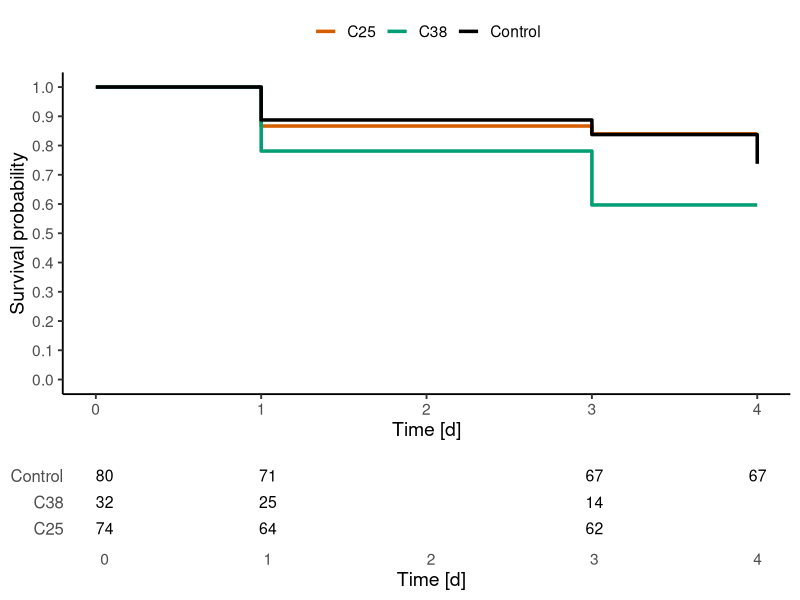

Reproduce this figure in R. (Note: this script raises an error after producing the figure.)
library(tidyverse)
library(survival)
library(survminer)
library(zoo)
library(cowplot)


## Gruppengrößen
n <- c(Ctrl = 80,
       c25  = 74,
       c38  = 31)

day <- c(0, 1, 2, 3, 4)
avg_Control <- c(0, 11.25, NA, 16.25, 26.25)
avg_C25 <- c(0, 13.333333333, NA, 16, NA)  
avg_C38 <- c(0, 21.875, NA, 40.3225806, NA)


#Number at risk
CTRL <- c(80, 71, NA, 67, 67)	
C25 <- c(74, 64, NA, 62, NA)	
C38 <- c(32, 25, NA, 14, NA)



mortality <- list(
  Control = avg_Control,
  C25 = avg_C25,
  C38 = avg_C38
)



# ==========================
# Funktion: Mortalität -> Survivaldaten
# ==========================

mortality <- data.frame(
  Day = day,
  Control = avg_Control,
  C25 = avg_C25,
  C38 = avg_C38
)


# NA ersetzen (letzter bekannter Wert)
mortality <- mortality %>%
  fill(
    Control,
    C25,
    C38,
    .direction = "downup"
  )


# Überleben (%)
survival_data <- mortality %>%
  mutate(
    Control = 100 - Control,
    C25 = 100 - C25,
    C38 = 100 - C38
  ) %>%
  pivot_longer(
    cols = -Day,
    names_to = "Group",
    values_to = "Survival"
  )


# ==========================================
# Kaplan-Meier-ähnliche Treppenkurve
# ==========================================

km_plot <- ggplot(
  survival_data,
  aes(
    x = Day,
    y = Survival/100,
    colour = Group
  )
)+
  
  geom_step(
    linewidth = 1.2
  )+
  
  scale_colour_manual(
    values = c(
      Control = "black",
      C25 = "#D55E00",
      C38 = "#009E73"
    ),
    labels = c(
      Control = "Control",
      C25 = "C25",
      C38 = "C38"
    )
  )+
  
  scale_y_continuous(
    limits = c(0,1),
    breaks = seq(0,1,0.1)
  )+
  
  scale_x_continuous(
    breaks = 0:17
  )+
  
  labs(
    x = "Time [d]",
    y = "Survival probability",
    colour = NULL
  )+
  
  theme_classic(
    base_size = 14
  )+
  
  theme(
    legend.position = "top"
  )



# ==========================================
# Number at risk Tabelle
# ==========================================

# Zeitpunkte der Risk Table
risk_table <- bind_rows(
  
  data.frame(
    Day = 0:(length(CTRL)-1),
    Group = "Control",
    At_risk = CTRL
  ),
  
  data.frame(
    Day = 0:(length(C25)-1),
    Group = "C25",
    At_risk = C25
  ),
  
  
  data.frame(
    Day = 0:(length(C38)-1),
    Group = "C38",
    At_risk = C38
  )
)


# Risk Table Plot

risk_plot <- ggplot(
  risk_table,
  aes(
    x = Day,
    y = Group,
    label = At_risk
  )
)+
  
  geom_text(
    size = 4
  )+
  
  scale_x_continuous(
    breaks = 0:4
  )+
  
  labs(
    x = "Time [d]",
    y = NULL
  )+
  
  theme_classic(
    base_size = 14
  )+
  
  theme(
    axis.line = element_blank(),
    axis.ticks = element_blank(),
    axis.text.y = element_text(size = 12)
  )

# ==========================================
# Plot zusammenfügen
# ==========================================

final_plot <- plot_grid(
  km_plot,
  risk_plot,
  ncol = 1,
  rel_heights = c(3,1)
)

final_plot











# ==========================================
# ANOVA: Mortalität Tag 17
# Control vs C11, C25, C28
# ==========================================

library(tidyverse)
library(multcomp)


# ==========================================
# Daten zusammenstellen
# ==========================================

anova_data <- data.frame(
  
  Day = rep(
    0:17,
    4
  ),
  
  Group = rep(
    c(
      "Control",
      "C25",
      "C38"
    ),
    each = 18
  ),
  
  Mortality = c(
    avg_Control,
    avg_C25,
    avg_C38
  )
)



# ==========================================
# NA entfernen
# ==========================================

anova_data <- na.omit(anova_data)



# ==========================================
# Faktor definieren
# ==========================================

anova_data$Group <- factor(
  anova_data$Group,
  levels = c(
    "Control",
    "C25",
    "C38"
  )
)



# ==========================================
# One-way ANOVA
# ==========================================

anova_model <- aov(
  Mortality ~ Group,
  data = anova_data
)


anova_result <- summary(anova_model)


print(anova_result)



# ==========================================
# Dunnett Test
# Vergleich jede Gruppe gegen Control
# ==========================================

dunnett <- glht(
  anova_model,
  linfct = mcp(
    Group = "Dunnett"
  )
)


dunnett_summary <- summary(dunnett)


print(dunnett_summary)



# ==========================================
# Dunnett Ergebnisse + Signifikanzsterne
# ==========================================

dunnett_results <- data.frame(
  
  Comparison = names(
    coef(dunnett)
  ),
  
  Estimate = dunnett_summary$test$coefficients,
  
  p_value = dunnett_summary$test$pvalues
  
)



# Funktion für Signifikanzsterne

get_stars <- function(p){
  
  if(p < 0.001){
    
    return("***")
    
  } else if(p < 0.01){
    
    return("**")
    
  } else if(p < 0.05){
    
    return("*")
    
  } else {
    
    return("ns")
    
  }
  
}



# Sterne ergänzen

dunnett_results$Significance <- sapply(
  
  dunnett_results$p_value,
  
  get_stars
  
)



# ==========================================
# Ergebnis anzeigen
# ==========================================

print(dunnett_results)
